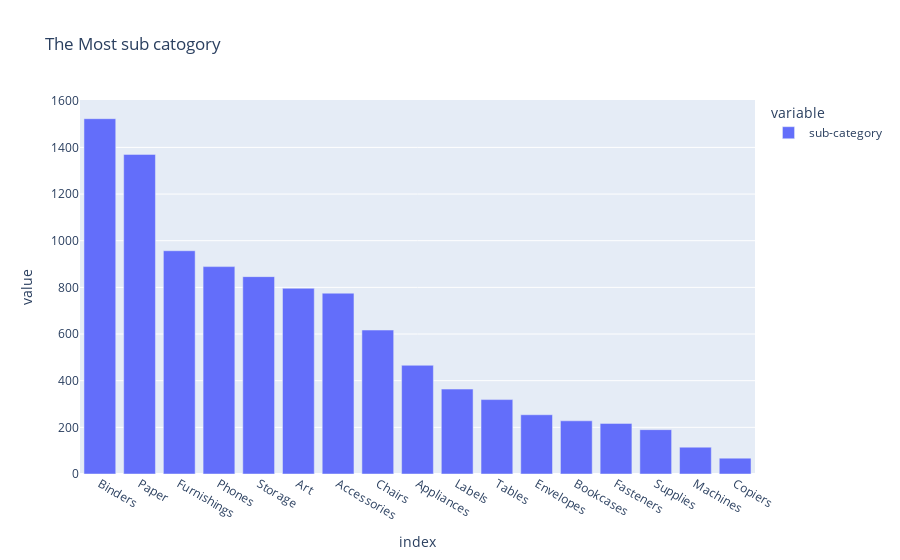

The notebook cell this image was saved under:
### Code cell
df['sub-category'].value_counts().plot(kind='bar', title='The Most sub catogory')

### Figure 1 — Plotly figure (JSON) as saved in the notebook; plotly's stock layout.template omitted (floating-point values rounded to 4 significant figures)
{"data": [{"alignmentgroup": "True", "hovertemplate": "variable=sub-category<br>index=%{x}<br>value=%{y}<extra></extra>", "legendgroup": "sub-category", "marker": {"color": "#636efa", "pattern": {"shape": ""}}, "name": "sub-category", "offsetgroup": "sub-category", "orientation": "v", "showlegend": true, "textposition": "auto", "type": "bar", "x": ["Binders", "Paper", "Furnishings", "Phones", "Storage", "Art", "Accessories", "Chairs", "Appliances", "Labels", "Tables", "Envelopes", "Bookcases", "Fasteners", "Supplies", "Machines", "Copiers"], "xaxis": "x", "y": [1523, 1370, 957, 889, 846, 796, 775, 617, 466, 364, 319, 254, 228, 217, 190, 115, 68], "yaxis": "y"}], "layout": {"autosize": true, "barmode": "relative", "legend": {"title": {"text": "variable"}, "tracegroupgap": 0}, "title": {"text": "The Most sub catogory"}, "xaxis": {"anchor": "y", "autorange": true, "domain": [0, 1], "range": [-0.5, 16.5], "title": {"text": "index"}, "type": "category"}, "yaxis": {"anchor": "x", "autorange": true, "domain": [0, 1], "range": [0, 1603.0], "title": {"text": "value"}, "type": "linear"}}}
